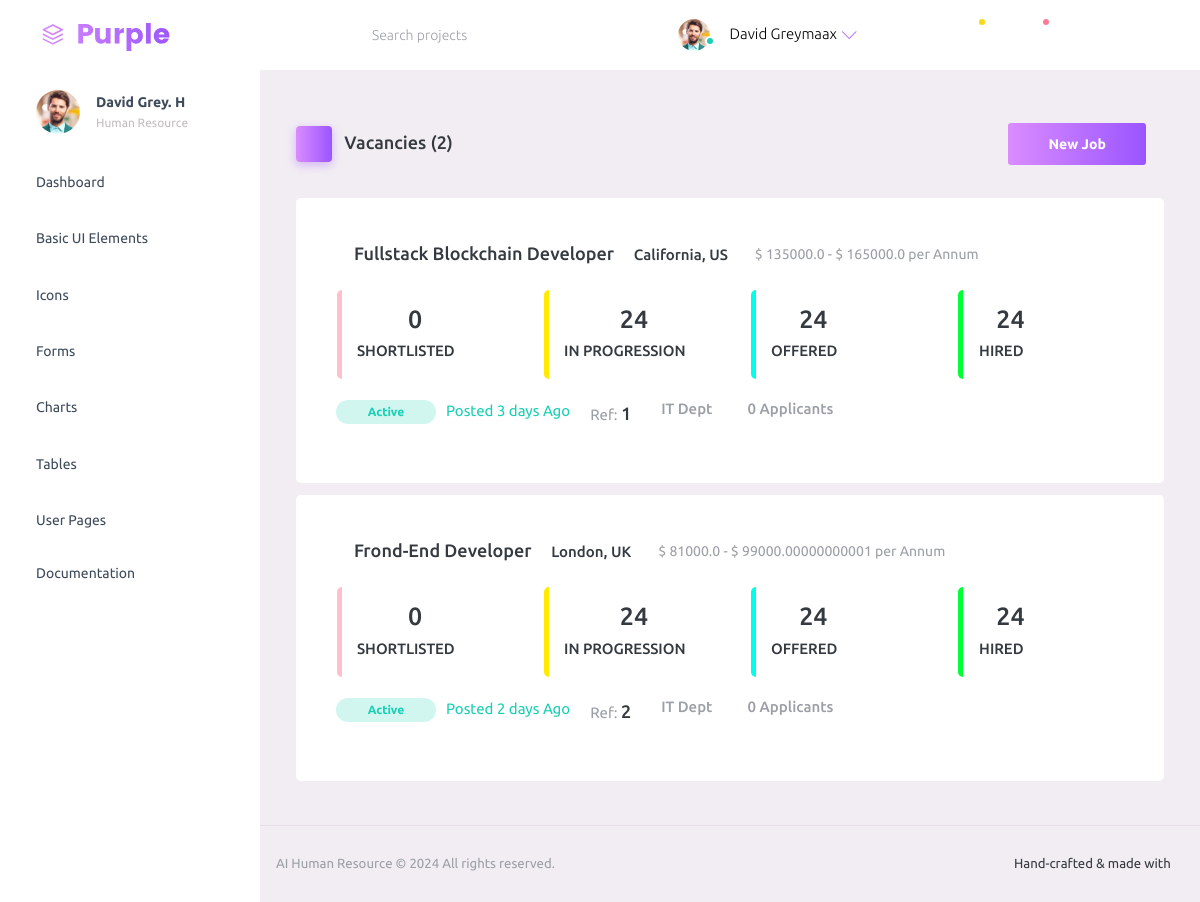
The app's page /, older data.
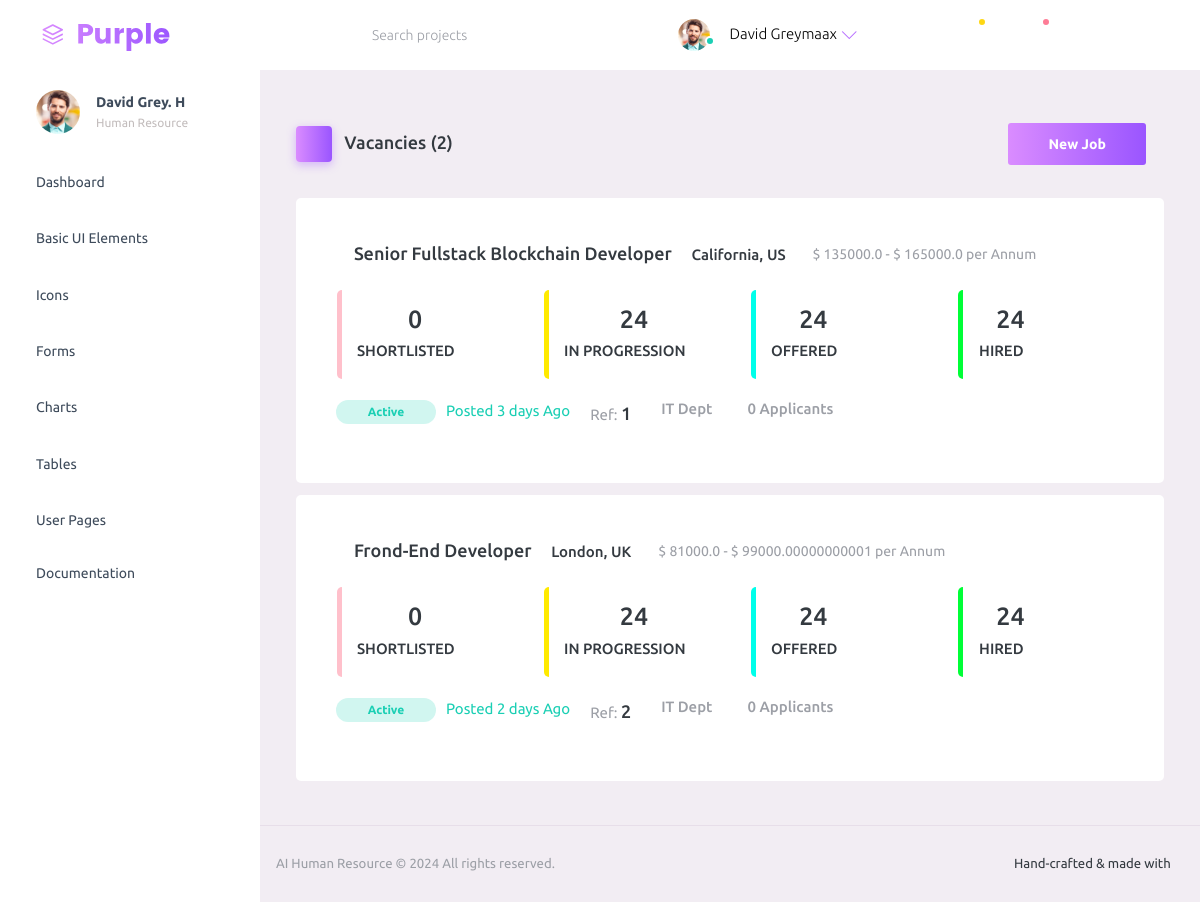
The same page, newer data.
### HumanResource/models.py (models this page shows, shortened)
class Job(models.Model):
    job_title = models.CharField(max_length=100, null=False)
    department = models.CharField(max_length=50, choices=departments)
    salary = models.IntegerField()
    location = models.CharField(max_length=100, choices=locations)
    introduction = models.CharField(max_length=220)
    brief_posting_description = models.CharField(max_length=400)
    responsabilities = models.CharField(max_length=3000)
    qualifications = models.CharField(max_length=1500)
    is_active = models.BooleanField(default=True)
    date_posted = models.DateField(auto_now_add=True)

### HumanResource/views.py (the view)
# urls.py: 2. Add a URL to urlpatterns:  path('', views.home, name='home')
def home(request):
    jobs = Job.objects.all()
    job_data = {}
    for j in jobs:
        lower_bound = j.salary * 0.9
        upper_bound = j.salary * 1.1
        posted = (datetime.datetime.today().date() - j.date_posted).days
        applicants = j.applicants.all().count()
        shortlisted = j.shortlist.all().count()
        job_data[j.id] = {
            'job': j,
            'lower_bound': lower_bound,
            'upper_bound': upper_bound,
            'posted': posted,
            'applicants': applicants,
            'shortlisted': shortlisted
        }
    return render(request, 'app/hr_dashboard.html', {'job_data': job_data, 'total_jobs': Job.objects.all().count()})

### HumanResource/templates/app/hr_dashboard.html (shortened to what the changed rows need)
{% extends 'app/index.html' %}
{% load static %}
{% block body %}
{% if job_data %}
{% for job_id, data in job_data.items %}
<div class="row" style="margin-top: 12px;">
        <div class="col-12 grid margin">
        <div class="card">
            <div class="card-body">
                <div class="row">
                    <div class="d-flex flex-row">
                        <h4 class="card-title"> <i class="mdi mdi-checkbox-marked-outline text-success" style="font-size: 23px;"></i>{{ data.job.job_title }}</h4>
                        <h6 style="margin: 8px;"><i class="mdi mdi-map-marker-outline"></i>{{ data.job.location }}</h6>
                        <small class="text-muted" style="margin: 8px;"><i class="mdi mdi-cash-multiple"></i>$ {{ data.lower_bound }} - $ {{ data.upper_bound}} per Annum</small>
                    </div>
                </div>
                <div class="row">
                    <div class="col-md-3 stretch-card grid-margin">
                        <a class="btn" href="{% url 'shortlist' data.job.id %}" style="padding: 0px !important;">
                            <div class="card" style="border-left: 5px solid pink; margin-top: 10px;">
                                <div class="card-body" style="padding: 15px;">
                                    <h3>
                                        <i class="mdi mdi-account-multiple-outline" style="color: pink;"></i>
                                        {{ data.shortlisted }}
                                    </h3>
                                    <div class="metric-value d-inline-block">
                                        <h6 class="mb-1">SHORTLISTED</h6>
                                    </div>
                                </div>
                            </div>
                        </a>
                    </div>
                    <div class="col-md-3 stretch-card grid-margin">
                        <a class="btn" href="#" style="padding: 0px !important;">
                            <div class="card" style="border-left: 5px solid rgb(255, 234, 0); margin-top: 10px;">
                                <div class="card-body" style="padding: 15px;">
                                    <h3>
                                        <i class="mdi mdi-account-multiple-outline" style="color: rgb(255, 234, 0);"></i>
                                        24
                                    </h3>
                                    <div class="metric-value d-inline-block">
                                        <h6 class="mb-1">IN PROGRESSION</h6>
                                    </div>
                                </div>
                            </div>
                        </a>
                    </div>
                    <div class="col-md-3 stretch-card grid-margin">
                        <a class="btn" href="#" style="padding: 0px !important;">
                            <div class="card" style="border-left: 5px solid rgb(0, 255, 234); margin-top: 10px;">
                                <div class="card-body" style="padding: 15px;">
                                    <h3>
                                        <i class="mdi mdi-account-multiple-outline" style="color: rgb(0, 255, 234);"></i>
                                        24
                                    </h3>
                                    <div class="metric-value d-inline-block">
                                        <h6 class="mb-1">OFFERED</h6>
                                    </div>
                                </div>
                            </div>
                        </a>
                    </div>
                    <div class="col-md-3 stretch-card grid-margin">
                        <a class="btn" href="#" style="padding: 0px !important;">
                            <div class="card" style="border-left: 5px solid rgb(0, 255, 55); margin-top: 10px;">
                                <div class="card-body" style="padding: 15px;">
                                    <h3>
                                        <i class="mdi mdi-account-multiple-outline" style="color: rgb(0, 255, 55);"></i>
                                        24
                                    </h3>
                                    <div class="metric-value d-inline-block">
                                        <h6 class="mb-1">HIRED</h6>
                                    </div>
                                </div>
                            </div>
                        </a>
                    </div>
                </div>
                <div class="row">
                    <div class="stretch-card" style="margin-top: -20px;">
                        {% if data.job.is_active %}
                        <a class="btn btn-inverse-success btn-rounded btn-md"
                        style="height: 24px !important; padding: 5px !important; width: 100px !important; font-size: 12px;" href="{% url 'edit-job' data.job.id %}">Active</a>
                        {% else %}
                        <a class="btn btn-inverse-danger btn-rounded btn-md"
                        style="height: 24px !important; padding: 5px !important; width: 100px !important; font-size: 12px;" href="{% url 'edit-job' data.job.id %}">Expired</a>
                        {%  endif %}
                        {% if data.posted > 0 %}
                        <p class="text-success" style="margin-left: 10px;">Posted {{ data.posted }} days Ago</p>
                        {% else %}
                        <p class="text-success" style="margin-left: 10px;">Posted today</p>
                        {% endif %}
                        <p class="text-muted" style="margin-left: 20px;">Ref: <span class="card-title">{{ data.job.id }}</span></p>
                        <h6 class="text-muted" style="margin-left: 30px;">{{ data.job.department }} Dept</h6>
                        <h6 class="text-muted" style="margin-left: 20px;"><i class="mdi mdi-account"></i> {{ data.applicants }} Applicants</h6>
                    </div>
                </div>
            </div>
        </div>
    </div>
</div>
{% endfor %}
{% else %}
<div class="row">
    <h4 class="card-title">No jobs are available</h4>
</div>
{% endif %}
{% endblock %}

Row changes from the older to the newer data that the page shows:
changed Job "California, US": job.job_title "Fullstack Blockchain Developer" → "Senior Fullstack Blockchain Developer"
